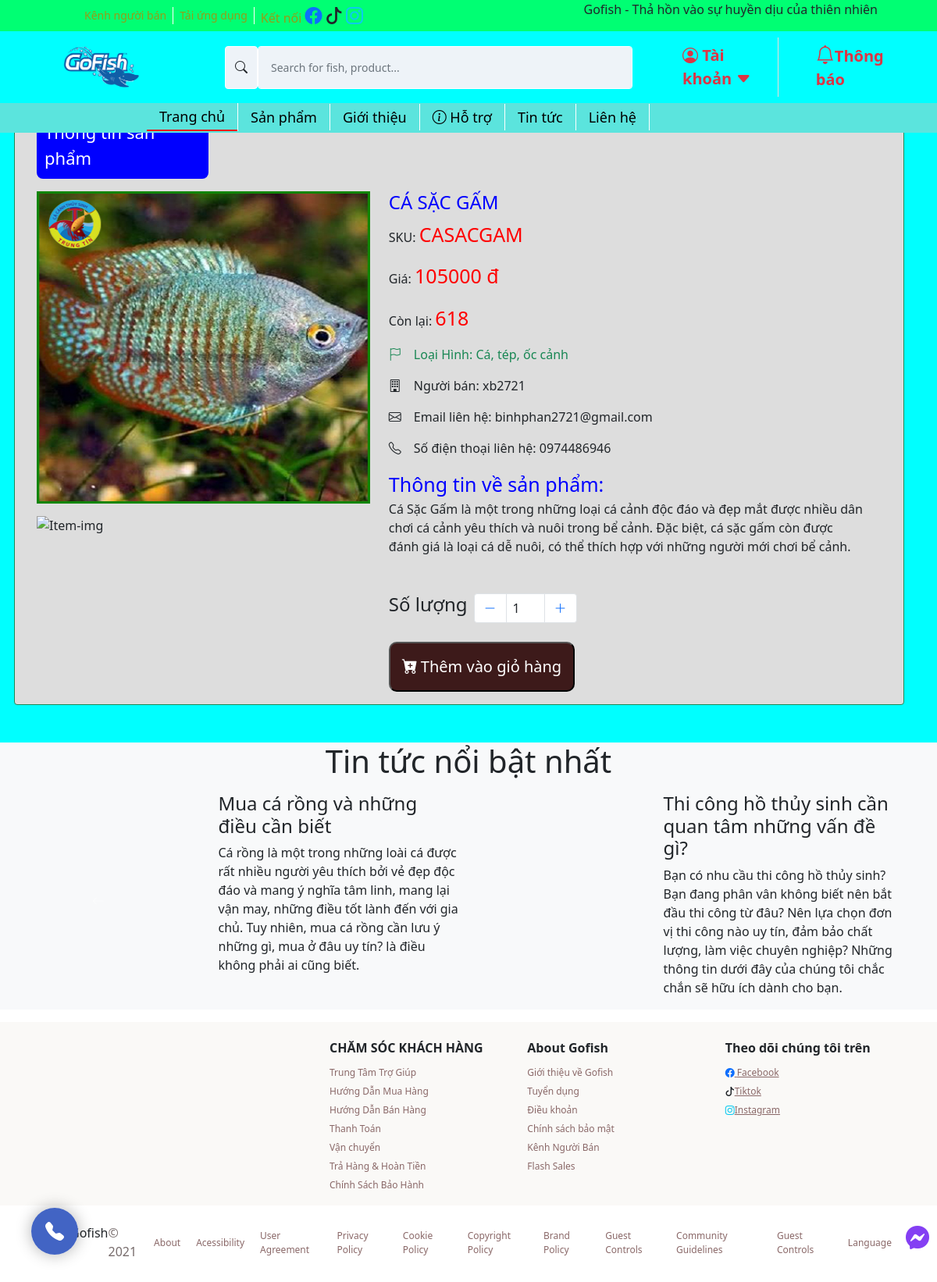
The app's page /detailView.php?id=89 with its own data.
### tables this page shows
CREATE TABLE `products` (
  `productID` int(11) NOT NULL,
  `productSKU` char(50) NOT NULL,
  `productName` varchar(1000) NOT NULL,
  `category` varchar(300) NOT NULL,
  `detail` varchar(5000) NOT NULL,
  `price` int(11) NOT NULL,
  `stock` int(11) NOT NULL,
  `sold` int(11) NOT NULL,
  `status` int(11) NOT NULL,
  `image` varchar(1000) NOT NULL,
  `userID` int(11) NOT NULL
);

CREATE TABLE `users` (
  `id` int(11) NOT NULL,
  `fullname` varchar(250) NOT NULL,
  `username` varchar(30) NOT NULL,
  `email` varchar(100) NOT NULL,
  `phone` varchar(11) NOT NULL,
  `address` varchar(250) NOT NULL,
  `password` varchar(250) NOT NULL,
  `status` int(11) NOT NULL DEFAULT 0,
  `email_verification_link` varchar(255) NOT NULL,
  `email_verified_at` timestamp NULL DEFAULT NULL
);

### detailView.php (the view, shortened to what this page needs)
<?php
require './config/constants.php';
require './header.php';
?>
<?php
if (isset($_GET['id'])) {
  $iditem = $_GET['id'];
  $sql = "SELECT users.id,users.username,users.email,users.phone,users.address,products.productName,products.productSKU,products.category,products.price,products.detail,products.stock,products.image
        FROM products,users where products.userid = users.id and products.productID  = '$iditem' and products.status = '1'";
  $res = mysqli_query($conn, $sql);
  $count = mysqli_num_rows($res);
  if ($count == 1) {
    $row = mysqli_fetch_assoc($res);
    $tenSanPham = $row['productName'];
    $sku = $row['productSKU'];
    $theLoai = $row['category'];
    $price = $row['price'];
    $chiTiet = $row['detail'];
    $conLai = $row['stock'];
    $hinhAnh = $row['image'];
    $hinhAnhString = explode(',', $hinhAnh);
    $hinhAnh1 = $hinhAnhString[0];
    $hinhAnh2 = $hinhAnhString[1];
    $userName = $row['username'];
    $userEmail = $row['email'];
    $userPhone = $row['phone'];
    $userID = $row['id'];
  } else {
    header('location:' . SITEURL);
  }
} else {
  header('location:' . SITEURL);
}
?>
<main style="background-color: aqua;">
  <section class="posts_slider container-fluid" style="padding: 0;">
    <div id="carouselExampleControls" class="carousel slide" data-bs-ride="carousel">
      <div class="carousel-inner">
        <div class="carousel-item active">
          <div class="row">
            <div class="col-md-12">
            </div>
          </div>
        </div>
      </div>
      <button class="carousel-control-prev" type="button" data-bs-target="#carouselExampleControls" data-bs-slide="prev">
      </button>
      <button class="carousel-control-next" type="button" data-bs-target="#carouselExampleControls" data-bs-slide="next">
      </button>
    </div>
  </section>
  <div class="simple-banner mt-2">
  </div>
  <section class="Item-info">
    <div class="container">
      <div class="row" style='padding-top: 70px'>
        <div class="row border p-3 border-success rounded info-item" style="background-color: #ddd">
          <div style='font-size:22px;font-weight:500;padding:10px;background-color:blue;color:#fff;border-radius:8px;width:220px;margin-left:12px'>
            Thông tin sản phẩm
          </div>
          <div class="row">
            <div class="item-menu-img col-md-5">
              <?php
              if ($hinhAnh == "") {
                echo "<div class='error'>Image not Available.</div>";
              } else {
              ?>
                <img src="<?php echo SITEURL; ?>assets/img/products/<?php echo $hinhAnh1; ?>" alt="Item-img" style="max-height: 400px;width:100%" class="img-fluid mt-3">
                <img src="<?php echo SITEURL; ?>assets/img/products/<?php echo $hinhAnh2; ?>" alt="Item-img" style="max-height: 400px;width:100%" class="img-fluid mt-3">
              <?php
              }
              ?>
            </div>
            <div class="order col-md-7 mt-3">
              <div class="item-menu-desc">
                <h4 style='color:blue'>
                  <?php echo $tenSanPham; ?>
                </h4>
                <p>SKU: <span style='color:red;font-weight:500;font-size:25px'>
                    <?php echo $sku; ?>
                  </span>
                </p>
                <p>Giá: <span style='color:red;font-weight:500;font-size:25px' id='price'>
                    <?php echo $price; ?> đ
                  </span>
                </p>
                <p>Còn lại: <span style='color:red;font-weight:500;font-size:25px'>
                    <?php echo $conLai; ?>
                  </span>
                </p>
                <p class="text-success"><i class="bi bi-flag me-3"></i>Loại Hình:
                  <?php echo $theLoai ?>
                </p>
                <p><i class="bi bi-building me-3"></i>Người bán:
                  <?php echo $userName ?>
                </p>
                <p><i class="bi bi-envelope me-3"></i>Email liên hệ:
                  <?php echo $userEmail ?>
                </p>
                <p><i class="bi bi-telephone me-3"></i>Số điện thoại liên hệ:
                  <?php echo $userPhone ?>
                </p>
                <p>
                  <span style='color:blue;font-weight:500;font-size:25px'>
                    Thông tin về sản phẩm: <br>
                  </span>
                  <?php echo $chiTiet; ?>
                </p>
                <div class="item-num d-flex mt-5 mb-2">
                  <h4 class="me-2">Số lượng</h4>
                  <ul class="pagination justify-content-end">
                    <li class="page-item page-item-btn-decrease">
                      <a class="page-link bi bi-dash-lg" id="btn-decrease" type="button"></a>
                    </li>
                    <li class="page-item">
                      <input type="text" id="input-quantity-detail" class="page-link px-2 text-dark" autocomplete="off" value="1" style="width: 50px;" data-prod_stock="<?php echo $conLai ?>">
                    </li>
                    <li class="page-item">
                      <a class="page-link bi-plus-lg" id="btn-increase" type="button"></a>
                    </li>
                  </ul>
                </div>
              </div>
              <div>
                <?php
                if ($userID == $_SESSION['id']) {
                ?>
                  <p class="sold-out-detail">Sản phẩm của bạn</p>
                <?php
                }
                else if ($conLai == 0) {
                ?>
                  <p class="sold-out-detail">Hết hàng</p>
                <?php
                } else {
                ?>
                  <button type="button" class="bi bi-cart-plus-fill btn-add-to-cart-detail" data-product_id="<?php echo $iditem ?>"><span class="ms-1">Thêm vào giỏ hàng</span>
                  </button>
                <?php
                }
                ?>
              </div>
            </div>
          </div>
        </div>
      </div>
    </div>
  </section>
  <div class="notice bg-light">
    <div class="title-notice mt-5">
      <h1>Tin tức nổi bật nhất</h1>
    </div>
    <section class="posts_slider container mt-3">
      <div id="carouselExampleControls" class="carousel slide" data-bs-ride="carousel">
        <div class="carousel-inner">
          <div class="carousel-item active">
            <div class="row">
              <div class="col-md-6">
                <div class="row">
                  <div class="col-md-5">
                  </div>
                  <div class="col-md-7">
                    <h4>Mua cá rồng và những điều cần biết</h4>
                    <p>Cá rồng là một trong những loài cá được rất nhiều người yêu thích bởi vẻ đẹp độc đáo và mang ý
                      nghĩa tâm linh, mang lại vận may, những điều tốt lành đến với gia chủ. Tuy nhiên, mua cá rồng
                      cần
                      lưu ý những gì, mua ở đâu uy tín? là điều không phải ai cũng biết.</p>
                  </div>
                </div>
              </div>
              <div class="col-md-6">
                <div class="row">
                  <div class="col-md-5">
                  </div>
                  <div class="col-md-7">
                    <h4>Thi công hồ thủy sinh cần quan tâm những vấn đề gì?</h4>
                    <P>Bạn có nhu cầu thi công hồ thủy sinh? Bạn đang phân vân không biết nên bắt đầu thi công từ đâu?
                      Nên lựa chọn đơn vị thi công nào uy tín, đảm bảo chất lượng, làm việc chuyên nghiệp? Những thông
                      tin dưới đây của chúng tôi chắc chắn sẽ hữu ích dành cho bạn.</P>
                  </div>
                </div>
              </div>
            </div>
          </div>
        </div>
        <button class="carousel-control-prev" type="button" data-bs-target="#carouselExampleControls" data-bs-slide="prev">
          <i class="bi bi-arrow-left"></i>
        </button>
        <button class="carousel-control-next" type="button" data-bs-target="#carouselExampleControls" data-bs-slide="next">
          <i class="bi bi-arrow-right"></i>
        </button>
      </div>
    </section>
  </div>
</main>
<footer style="background-color: #faf9f7;" class="mt-3">
  <div class="container pt-3">
    <div class="row">
      <div class="col-md-4">
        <div class=" logo-footer">
        </div>
      </div>
      <div class="col-md mt-2">
        <h1 class="text-footer">CHĂM SÓC KHÁCH HÀNG</h1>
        <ul class="list-unstyled">
          <li><a href="" class="text-decoration-none">Trung Tâm Trợ Giúp</a></li>
          <li><a href="" class="text-decoration-none">Hướng Dẫn Mua Hàng</a></li>
          <li><a href="" class="text-decoration-none">Hướng Dẫn Bán Hàng</a></li>
          <li><a href="" class="text-decoration-none">Thanh Toán</a></li>
          <li><a href="" class="text-decoration-none">Vận chuyển</a></li>
          <li><a href="" class="text-decoration-none">Trả Hàng & Hoàn Tiền</a></li>
          <li><a href="" class="text-decoration-none">Chính Sách Bảo Hành</a></li>
        </ul>
      </div>
      <div class="col-md mt-2">
        <h1 class="text-footer">About Gofish</h1>
        <ul class="list-unstyled">
          <li><a href="" class="text-decoration-none">Giới thiệu về Gofish</a></li>
          <li><a href="" class="text-decoration-none">Tuyển dụng</a></li>
          <li><a href="" class="text-decoration-none">Điều khoản</a></li>
          <li><a href="" class="text-decoration-none">Chính sách bảo mật</a></li>
          <li><a href="" class="text-decoration-none">Kênh Người Bán</a></li>
          <li><a href="" class="text-decoration-none">Flash Sales</a></li>
        </ul>
      </div>
      <div class="col-md mt-2">
        <h1 class="text-footer">Theo dõi chúng tôi trên</h1>
        <ul class="list-unstyled">
          <li><a href=""><i class="bi bi-facebook text-primary"></i> Facebook</a></li>
          <li><a href=""><i class="bi bi-tiktok text-dark"></i>Tiktok</a></li>
          <li><a href=""><i class="bi bi-instagram text-info"></i>Instagram</a></li>
        </ul>
      </div>
    </div>
  </div>
</footer>
<div class="mt-2" style="text-align: center;">
  <div class="col-md ms-5 me-5">
    <ul class="list-footer">
      <li>
        <p style="margin-top: 15px; display: inline-flex;">Gofish
          <span style="color: rgb(119, 108, 108) ;" class="footer-text">© 2021 </span>
        </p>
      </li>
      <li><a href="" class="text-decoration-none link-dark">About</a></li>
      <li><a href="" class="text-decoration-none link-dark">Acessibility</a></li>
      <li><a href="" class="text-decoration-none link-dark">User Agreement</a></li>
      <li><a href="" class="text-decoration-none link-dark">Privacy Policy</a></li>
      <li><a href="" class="text-decoration-none link-dark">Cookie Policy</a></li>
      <li><a href="" class="text-decoration-none link-dark">Copyright Policy</a></li>
      <li><a href="" class="text-decoration-none link-dark">Brand Policy</a></li>
      <li><a href="" class="text-decoration-none link-dark">Guest Controls</a></li>
      <li><a href="" class="text-decoration-none link-dark">Community Guidelines</a></li>
      <li><a href="" class="text-decoration-none link-dark">Guest Controls</a></li>
      <li><a href="" class="text-decoration-none link-dark">Language</a></li>
    </ul>
  </div>
</div>
<div id="hotline">
  <a href="tel:0366035523" id="yBtn">
    <i class="bi bi-telephone-fill"></i>
  </a>
</div>
<div id="messenger" style="width:20px">
  <i class="bi bi-messenger"></i>
</div>
</body>
</html>

### assets/css/index.css (style rules this page uses)
.posts_slider { z-index: -1; }
.simple-banner { text-align: center; align-items: center; justify-content: center; }
.title-notice { text-align: center; }
.logo-footer { font-size: 20px; font-weight: 500; color: blue; text-align: center; }
.text-footer { font-size: 16px; font-weight: 600; }
.list-unstyled a { display: inline; font-size: 12px; text-align: left; color: #8a6868; }
.list-footer { align-items: center; display: flex; justify-content: center; }
.list-footer li { display: flex; margin: 0 10px; text-align: left; }
.list-footer a { display: inline; font-size: 12px; text-align: left; color: #8a6868; }
#hotline { position: fixed; bottom: 40px; left: 40px; z-index: 999999999; display: flex; align-items: center; width: 60px; border-radius: 50%; box-shadow: 0px 0px 20px rgba(0, 0, 0, 0.3); }
#hotline > a { display: inline-block; text-align: center; background: #4264c4; color: #ffffff; width: 60px; font-size: 24px; line-height: 60px; border-radius: 50%; box-shadow: 0 0 0 0 rgba(15, 117, 188, 0.3); -webkit-animation: pulse 1.5s infinite; animation: pulse 1.5s infinite; transition: all .3s; }
#messenger { border-radius: 40px; font-size: 30px; font-weight: bolder; color: rgb(102, 16, 240); text-align: center; display: flex; align-items: center; justify-content: center; position: fixed; bottom: 40px; right: 15px; cursor: pointer; opacity: 0.8; }
.btn-add-to-cart-detail { background: #3d1a1a; color: white; font-size: 20px; padding: 15px 15px; border-radius: 10px; max-width: fit-content; }

### records on screen
products: image (picture), productName "CÁ SẶC GẤM", productSKU "CASACGAM", price "105000", stock "618", category "Cá, tép, ốc cảnh", userID.username "xb2721", userID.email "binhphan2721@gmail.com", userID.phone "0974486946", detail "Cá Sặc Gấm là một trong những loại cá cảnh độc đáo và đẹp mắt được nhiều dân chơi cá cảnh yêu thích và nuôi trong bể cảnh. Đặc biệt, cá sặc gấm còn được đánh giá là loại cá dễ nuôi, có thể thích hợp với những người mới chơi bể cảnh."
